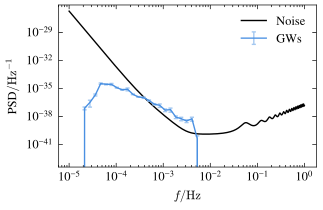

Write the Python code that produced this figure.
import numpy as np
import matplotlib.pyplot as plt

from astropy.table import Table
import astropy.units as u

import LISA_Binaries_PSD

data = Table.read("LISA_Binaries_alpha_2.00.fits").to_pandas()

m1 = data.mass_1.values * u.Msun
m2 = data.mass_2.values * u.Msun
M_chirp = (m1*m2)**(3/5) / (m1+m2)**(1/5)

R0 = data.R_0.values * u.kpc
z0 = data.z_0.values * u.kpc
theta0 = data.theta_0.values
D = np.sqrt(z0**2 + (8*u.kpc - R0*np.cos(theta0))**2 + (R0*np.sin(theta0))**2)

forb = (1/(data.porb.values * u.day)).to(u.Hz)
ecc  = data.ecc.values


f_noise = np.logspace(-5, 0, 1000)
f_l, P_l, err_l = LISA_Binaries_PSD.calc_LISA_signal(M_chirp, D, forb, ecc=ecc, c_0=1.3, sf=10, lineout=False)


fig, axs = plt.subplots(figsize=(3.375, 2.25), dpi=600)

plt.plot(f_noise, LISA_Binaries_PSD.LISA_S_noise(f_noise), c="black", label="Noise")
plt.errorbar(f_l, P_l, err_l, c="#4A90E2", ecolor="#A4C8F0", label="GWs", capsize=1.5, elinewidth=1, capthick=1)

plt.legend()
plt.xscale("log")
plt.yscale("log")
plt.xlim(6e-6, 1.8)
plt.ylim(4e-44, 9e-27)
plt.xlabel(r"$f/\mathrm{Hz}$")
plt.ylabel(r"PSD$/\mathrm{Hz^{-1}}$")

plt.tight_layout()
plt.show()
